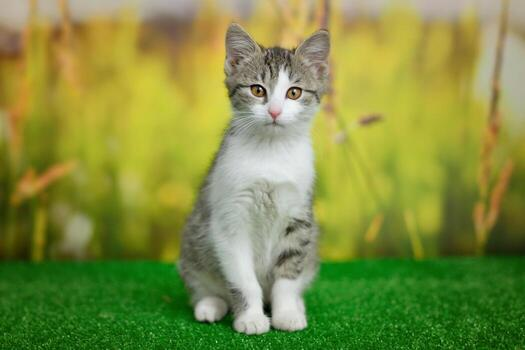
#> input picture data/cat-image.jpg, 525 x 350 px
$ python ex01.py
#> lines starting #> are read from the running program, lines starting #| are printed output that depends on the picture
import sys
import cv2
import numpy as np
import matplotlib.pyplot as plt

### E9-10
print(sys.version)
print(cv2.__version__)

im_path = "data/cat-image.jpg"

im = cv2.imread(im_path)[:,:,::-1]
# im = cv2.cvtColor(im, cv2.COLOR_BGR2RGB)

plt.imshow(im)
plt.show()

### E11
import itertools as it
def box3d(n=16):
#> called with n = 16
    points = []
    N = tuple(np.linspace(-1, 1, n))
    for i, j in [(-1, -1), (-1, 1), (1, 1), (0, 0)]:
        points.extend(set(it.permutations([(i, )*n, (j, )*n, N])))
    return np.hstack(points)/2

points = box3d(16)
print(points.shape)

fig = plt.figure()
ax = fig.add_subplot(projection='3d')
ax.scatter(*points)
plt.show()
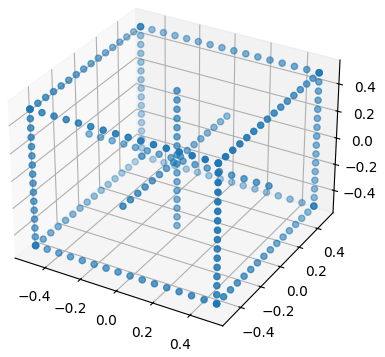
#> figure drawn by matplotlib, 1 panel

### E12
def Pi(ph):
    """
    Convert from homogeneous to inhomogeneous coordinates
    ph: (point dimension x number of points)
    """
    p = ph[:-1] / ph[-1]
    return p

def PiInv(p):
    """
    Convert from inhomogeneous to homogeneous coordinates
    p: (point dimension x number of points)
    """
    if p.ndim == 1:
        return np.append(p, 1)

    ph = np.vstack((p, np.ones(p.shape[-1])))
    return ph

p = np.arange(6).reshape(2,3)
print(p)

ph = PiInv(p)
print(ph)

print(Pi(ph))
print(Pi(3*ph))

### E13
def projectpoints(K, R, t, Q):
    """
    K: camera matrix
    (R, t): pose of the camera
    Q: 3 x n matrix; n points in 3D to be projected into the camera
    """
    return K @ np.column_stack((R, t)) @ PiInv(Q)

Q = box3d(16)
K = np.eye(3)
R = np.eye(3)
t = np.array([0,0,4])

points = Pi(projectpoints(K,R,t,Q))

plt.figure()
plt.scatter(*points)
plt.show()
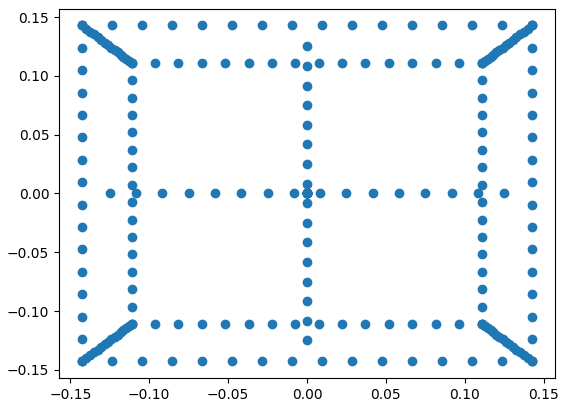
#> figure drawn by matplotlib, 1 panel

if 0:
    fig = plt.figure(figsize=(10,10))
    ax = fig.add_subplot(projection='3d')
    # ax.view_init(elev=10, azim=20, roll=-90)
    ax.scatter(*points)
    ax.scatter(*(np.column_stack((R, t)) @ PiInv(Q)), color='red')
    ax.set_aspect('equal', adjustable='box')
    plt.show()

### E14
Q = box3d(16)
rot_mat = lambda theta: np.array([[np.cos(theta),0,np.sin(theta)],[0,1,0],[-np.sin(theta),0,np.cos(theta)]])
R = rot_mat(np.deg2rad(30))
t = np.array([0,0,4])

points = Pi(projectpoints(K,R,t,Q))

plt.figure()
plt.scatter(*points)
plt.show()
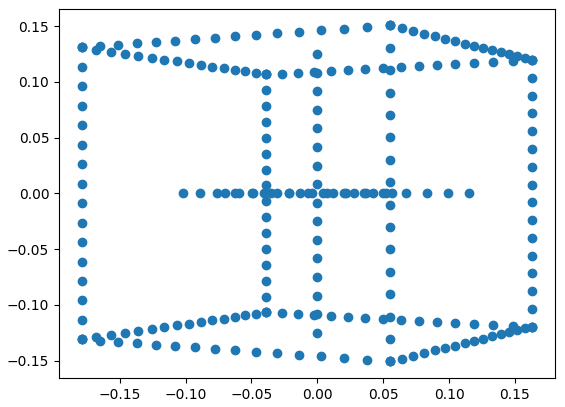
#> figure drawn by matplotlib, 1 panel

if 0:
    fig = plt.figure(figsize=(10,10))
    ax = fig.add_subplot(projection='3d')
    # ax.view_init(elev=10, azim=20, roll=-90)
    ax.scatter(*points)
    ax.scatter(*(np.column_stack((R, t)) @ PiInv(Q)), color='red')
    ax.set_aspect('equal', adjustable='box')
    plt.show()

### E15 as in sol

Q = box3d(16)
rot_mat = lambda theta: np.array([[np.cos(theta),0,np.sin(theta)],[0,1,0],[-np.sin(theta),0,np.cos(theta)]])
R = rot_mat(np.deg2rad(-30))
t = np.array([0,2,4])

points = Pi(projectpoints(K,R,t,Q))

plt.figure()
plt.scatter(*points)
plt.show()
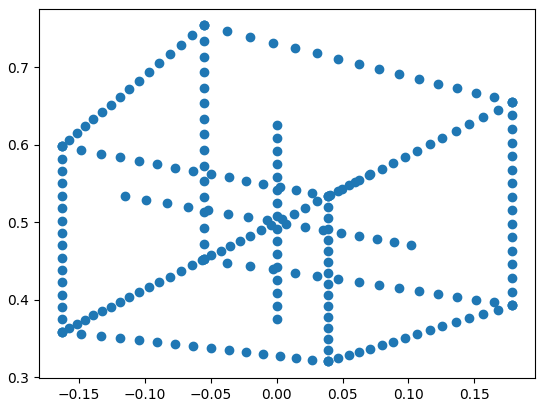
#> figure drawn by matplotlib, 1 panel

# [4 lines of commented-out code are left out]

### E15 play around

Q = box3d(16)
# K = np.array([[1,0,10],[0,1,10],[0,0,1]])
rot_mat = lambda theta: np.array([[np.cos(theta),0,np.sin(theta)],[0,1,0],[-np.sin(theta),0,np.cos(theta)]])
R = rot_mat(np.deg2rad(0))
t = np.array([5,5,4])

points = Pi(projectpoints(K,R,t,Q))

plt.figure()
plt.scatter(*points)
plt.show()
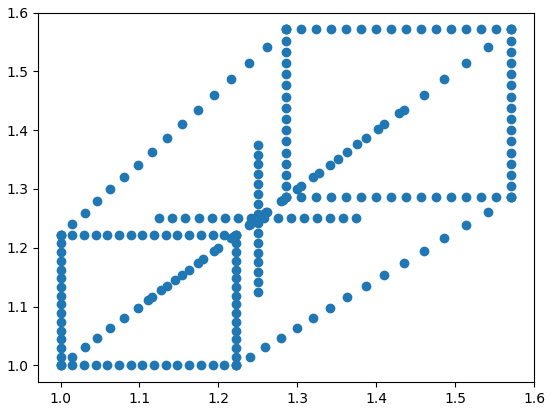
#> figure drawn by matplotlib, 1 panel
